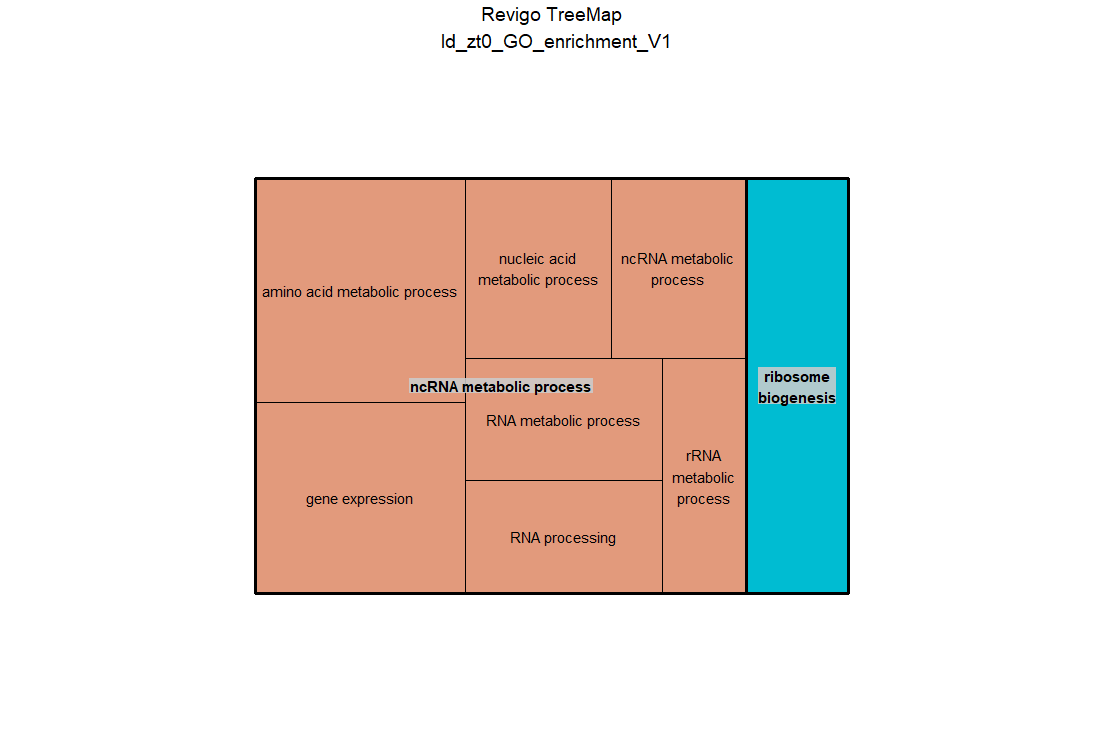

Reproduce this figure in R.
# A treemap R script produced by the Revigo server at http://revigo.irb.hr/
# If you found Revigo useful in your work, please cite the following reference:
# Supek F et al. "REVIGO summarizes and visualizes long lists of Gene Ontology
# terms" PLoS ONE 2011. doi:10.1371/journal.pone.0021800

# author: Anton Kratz <anton.kratz@gmail.com>, RIKEN Omics Science Center, Functional Genomics Technology Team, Japan
# created: Fri, Nov 02, 2012  7:25:52 PM
# last change: Fri, Nov 09, 2012  3:20:01 PM

# -----------------------------------------------------------------------------
# If you don't have the treemap package installed, uncomment the following line:
# install.packages( "treemap" );
library(treemap) 								# treemap package by Martijn Tennekes

# Set the working directory if necessary
# setwd("C:/Users/username/workingdir");

# --------------------------------------------------------------------------
# Here is your data from Revigo. Scroll down for plot configuration options.

revigo.names <- c("term_ID","description","frequency","uniqueness","dispensability","representative");
revigo.data <- rbind(c("GO:0034660","ncRNA metabolic process",3.769763500568378,0.4225809749347167,0.01324497,"ncRNA metabolic process"),
c("GO:0006396","RNA processing",4.055292831628201,0.38531305771791863,0.53354483,"ncRNA metabolic process"),
c("GO:0006520","amino acid metabolic process",5.465247531707815,0.8121343883836293,0.11856729,"ncRNA metabolic process"),
c("GO:0010467","gene expression",9.706370753664654,0.6944335225202604,0.21063862,"ncRNA metabolic process"),
c("GO:0016070","RNA metabolic process",13.53069692267082,0.41258988795092644,0.60237865,"ncRNA metabolic process"),
c("GO:0016072","rRNA metabolic process",1.1833519865547792,0.34270771619063223,0.44836608,"ncRNA metabolic process"),
c("GO:0090304","nucleic acid metabolic process",19.07620852119602,0.4533831604210497,0.44638538,"ncRNA metabolic process"),
c("GO:0042254","ribosome biogenesis",1.6536972228253697,0.7295024135501199,0,"ribosome biogenesis"));

stuff <- data.frame(revigo.data);
names(stuff) <- revigo.names;

stuff$frequency <- as.numeric( as.character(stuff$frequency) );
stuff$uniqueness <- as.numeric( as.character(stuff$uniqueness) );
stuff$dispensability <- as.numeric( as.character(stuff$dispensability) );


# check the tmPlot command documentation for all possible parameters - there are a lot more
treemap(
  stuff,
  index = c("representative","description"),
  vSize = "uniqueness",
  type = "categorical",
  vColor = "representative",
  title = "Revigo TreeMap
  ld_zt0_GO_enrichment_V1",
  inflate.labels = FALSE,      # set this to TRUE for space-filling group labels - good for posters
  lowerbound.cex.labels = 0,   # try to draw as many labels as possible (still, some small squares may not get a label)
  position.legend = "none"
)

dev.off()
